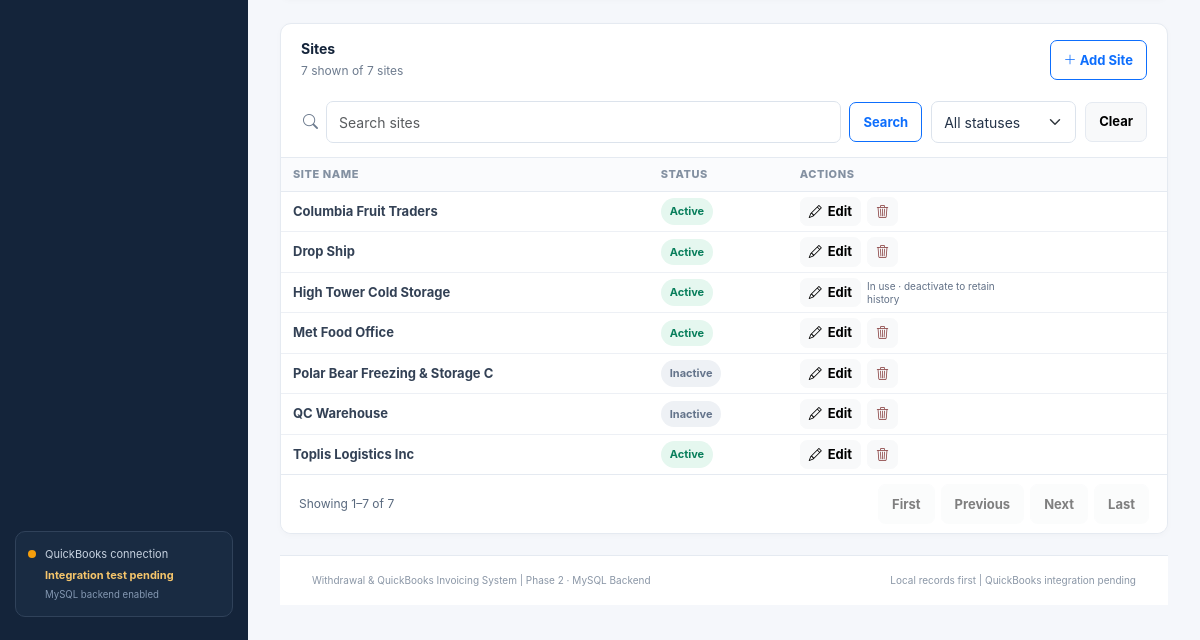
The app's page /frontend/products_sites.php (signed in, lower part), older data.
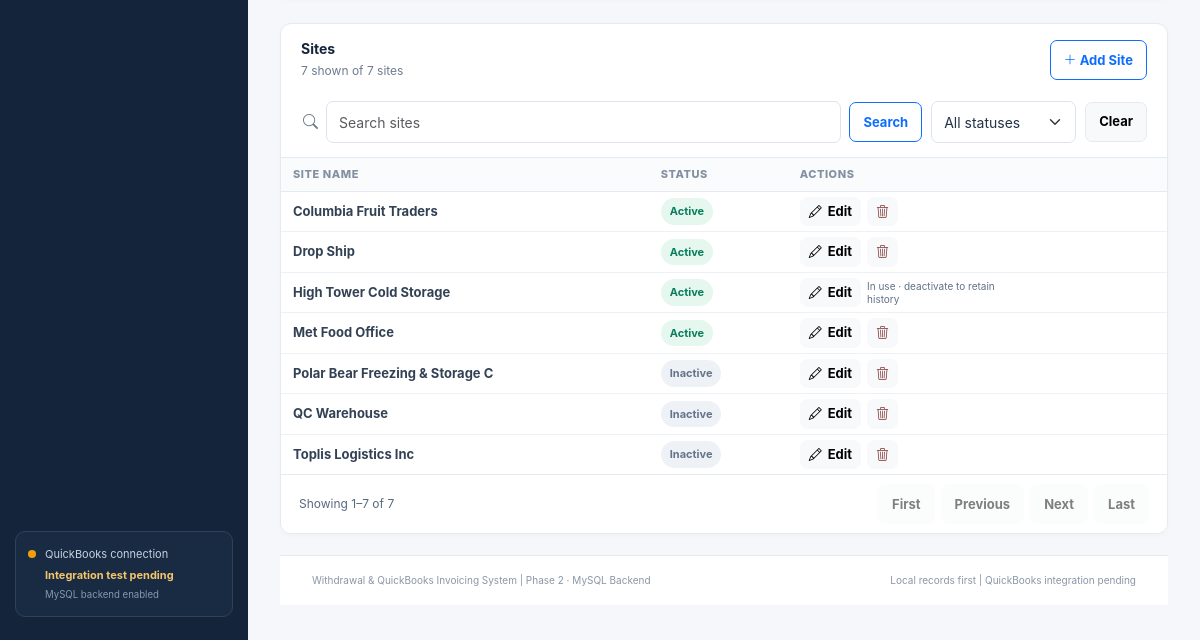
The same page, newer data.
### tables this page shows
CREATE TABLE `sites` (
  `id` bigint(20) UNSIGNED NOT NULL,
  `site_name` varchar(120) NOT NULL,
  `active` tinyint(1) NOT NULL DEFAULT 1
);

### backend/core/auth.php (called while the page is built, shortened)
<?php
function can_manage_products_sites(?PDO $pdo = null): bool
{
    if (($_SESSION['user']['role'] ?? '') === 'Admin') return true;
}

### backend/core/functions.php (called while the page is built, shortened)
<?php
function e(mixed $value): string
{
    return htmlspecialchars((string)$value, ENT_QUOTES | ENT_SUBSTITUTE, 'UTF-8');
}

### frontend/products_sites.php (the view, shortened to what this page needs)
<?php
$pdo = db();
$manager = can_manage_products_sites($pdo);
$sites = $manager ? $pdo->query('SELECT s.*,(SELECT COUNT(*) FROM invoice_items ii WHERE ii.site_id=s.id) invoice_refs,(SELECT COUNT(*) FROM sales_order_items soi WHERE soi.site_id=s.id) sales_order_refs FROM sites s ORDER BY s.site_name')->fetchAll() : get_sites($pdo);
$allSiteCount = count($sites);
$siteSearch = trim((string)($_GET['site_q'] ?? ''));
$siteStatus = $manager ? (string)($_GET['site_status'] ?? 'all') : 'active';
require __DIR__ . '/includes/layout_start.php'; ?>
<section class="panel catalog-panel" aria-labelledby="sitesTitle">
    <div class="catalog-heading catalog-heading-sites">
        <div>
            <h3 id="sitesTitle">Sites</h3>
            <p><?= count($sites) ?> shown<?php if ($manager): ?> of <?= $allSiteCount ?> sites<?php else: ?> active sites<?php endif; ?></p>
        </div><?php if ($manager): ?><button class="btn btn-outline-primary btn-sm" type="button" data-bs-toggle="modal" data-bs-target="#siteModal" data-site-create><i class="bi bi-plus-lg" aria-hidden="true"></i> Add Site</button><?php endif; ?>
    </div>
    <form method="get" class="catalog-toolbar catalog-toolbar-sites">
        <div class="catalog-search"><i class="bi bi-search" aria-hidden="true"></i><label class="visually-hidden" for="siteSearch">Search sites</label><input id="siteSearch" class="form-control" name="site_q" value="<?= e($siteSearch) ?>" placeholder="Search sites"><button class="btn btn-outline-primary" type="submit">Search</button></div>
        <?php if ($manager): ?><label class="visually-hidden" for="siteStatus">Site status</label><select id="siteStatus" class="form-select catalog-filter" name="site_status">
                <option value="all" <?= $siteStatus === 'all' ? 'selected' : '' ?>>All statuses</option>
            </select><?php endif; ?>
        <a class="btn btn-light catalog-clear" href="products_sites.php" aria-label="Clear site search and filters">Clear</a>
    </form>
    <div class="table-responsive catalog-table-wrap" tabindex="0" aria-label="Sites table">
        <table class="table catalog-sites-table">
            <thead>
                <tr>
                    <th scope="col">Site Name</th>
                    <th scope="col">Status</th><?php if ($manager): ?><th scope="col">Actions</th><?php endif; ?>
                </tr>
            </thead>
            <tbody>
                <?php foreach ($sites as $s): $siteInactive = (int)$s['active'] !== 1;
                    $siteUsed = ((int)($s['invoice_refs'] ?? 0) + (int)($s['sales_order_refs'] ?? 0)) > 0; ?><tr>
                        <td class="catalog-name"><?= e($s['site_name']) ?></td>
                        <td><span class="status-pill <?= $siteInactive ? 'status-muted' : 'status-success' ?>"><?= $siteInactive ? 'Inactive' : 'Active' ?></span></td>
                        <?php if ($manager): ?><td>
                                <div class="catalog-actions"><button class="btn btn-light btn-sm" type="button" data-bs-toggle="modal" data-bs-target="#siteModal" data-site-edit data-id="<?= (int)$s['id'] ?>" data-name="<?= e($s['site_name']) ?>" data-active="<?= (int)$s['active'] ?>"><i class="bi bi-pencil" aria-hidden="true"></i><span>Edit</span></button><?php if ($siteUsed): ?><span class="catalog-delete-note" title="Referenced by <?= $s['invoice_refs'] ?> invoice line(s) and <?= $s['sales_order_refs'] ?> Sales Order line(s)">In use · deactivate to retain history</span><?php else: ?><form method="post" data-confirm-submit="This permanently deletes <?= e($s['site_name']) ?>." data-confirm-title="Delete site?" data-confirm-button="Delete site"><input type="hidden" name="_csrf" value="<?= e(csrf_token()) ?>"><input type="hidden" name="action" value="delete_site"><input type="hidden" name="id" value="<?= (int)$s['id'] ?>"><button class="btn btn-light btn-sm catalog-delete" type="submit" aria-label="Delete <?= e($s['site_name']) ?>"><i class="bi bi-trash3" aria-hidden="true"></i></button></form><?php endif; ?></div>
                            </td><?php endif; ?>
                    </tr><?php endforeach; ?>
            </tbody>
        </table>
    </div>
</section>
<?php require __DIR__ . '/includes/footer.php'; ?>

Row changes from the older to the newer data that the page shows:
changed sites "Toplis Logistics Inc": active "Active" → "Inactive"
